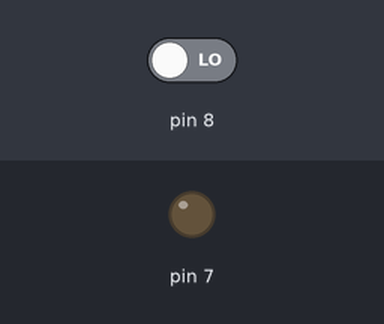
Simulated run of this sketch. Board: Arduino Uno, built with avr-gcc and run on an emulated ATmega328P. Parts: output pins drawn as LEDs (lit = HIGH). The inputs (shaded band) are chosen by the test bench; at power-on: pin 8 LOW.

Above: at 1.2 s.
1.3 s: pin 8 driven HIGH
At 1.9 s:
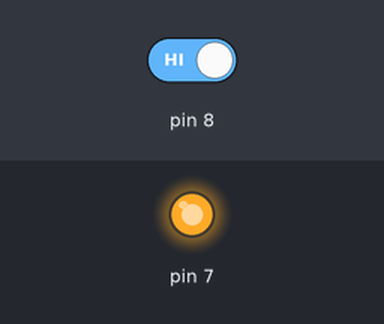
Timing chart, 0 to 4.3 s (numbered marks = the images above; inputs shaded):
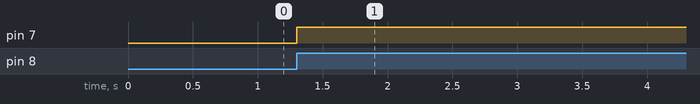

The sketch:

brake-delay-off.ino
```cpp
int i;
unsigned long j = 0;
int a = 0;
int b = 0;
int k = 1;
byte value;

void setup() {
  // put your setup code here, to run once:
  pinMode(7, OUTPUT);
  pinMode(8, INPUT);
}

void loop() {
  // put your main code here, to run repeatedly:
  j = j + 1;
  value = digitalRead(8);
  if (value == 1) {
    digitalWrite(7, HIGH);
    a = 0;
  }
  if (value == 0) {
    //    delay 10 seconds before digitalWrite LOW
    if (a == 0) {
      j = 0;
      a = 1;
    }
    if ( a == 1 && j >= 6000) {
      digitalWrite(7, LOW);
      a = 0;
    }
  }
  delayMicroseconds(500);
}
```

Measured:
- after the input at 1.3 s, pin 7: LOW → HIGH at once
